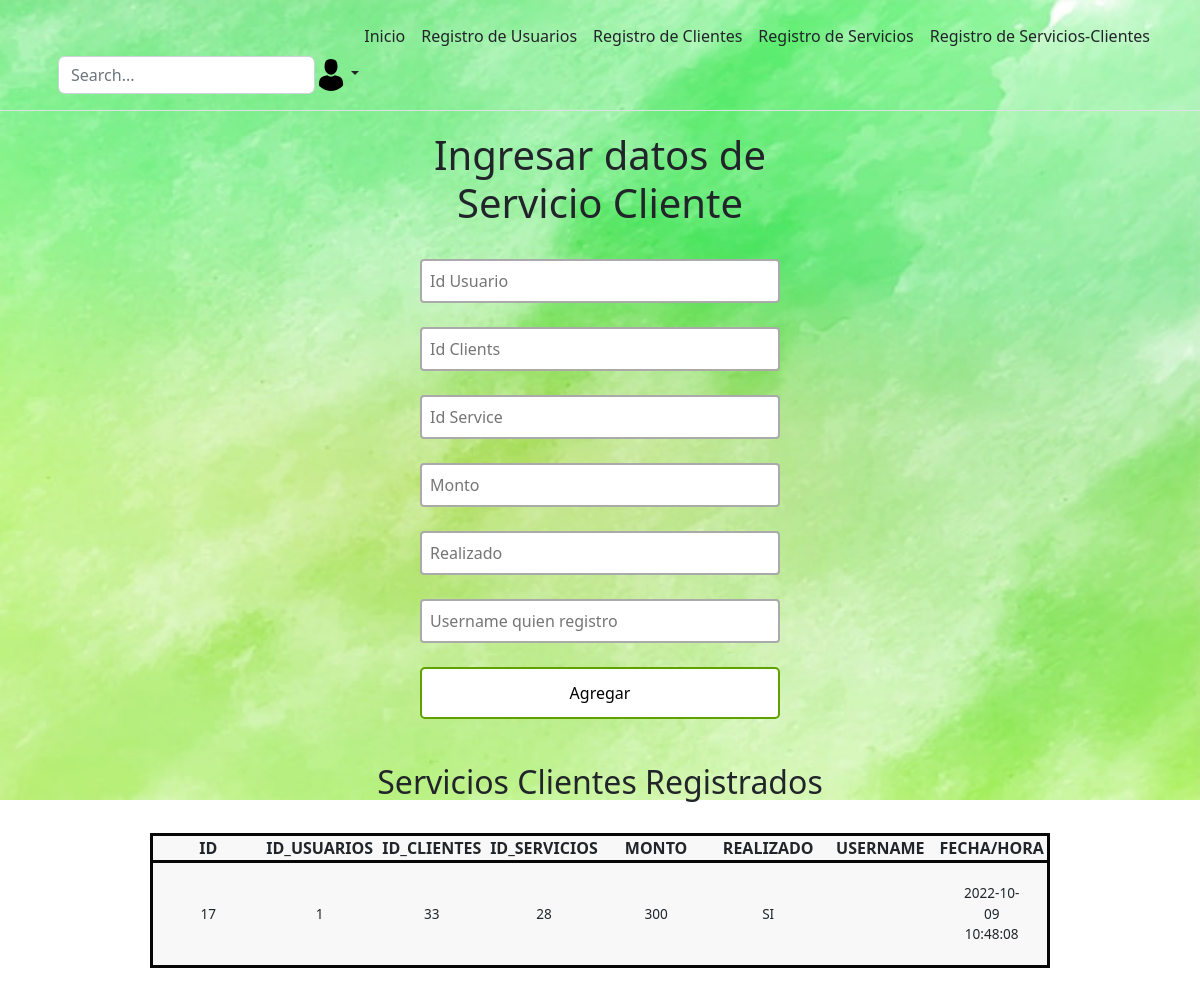
Before: /registration-serviceClients.php (signed in) with the older database file.
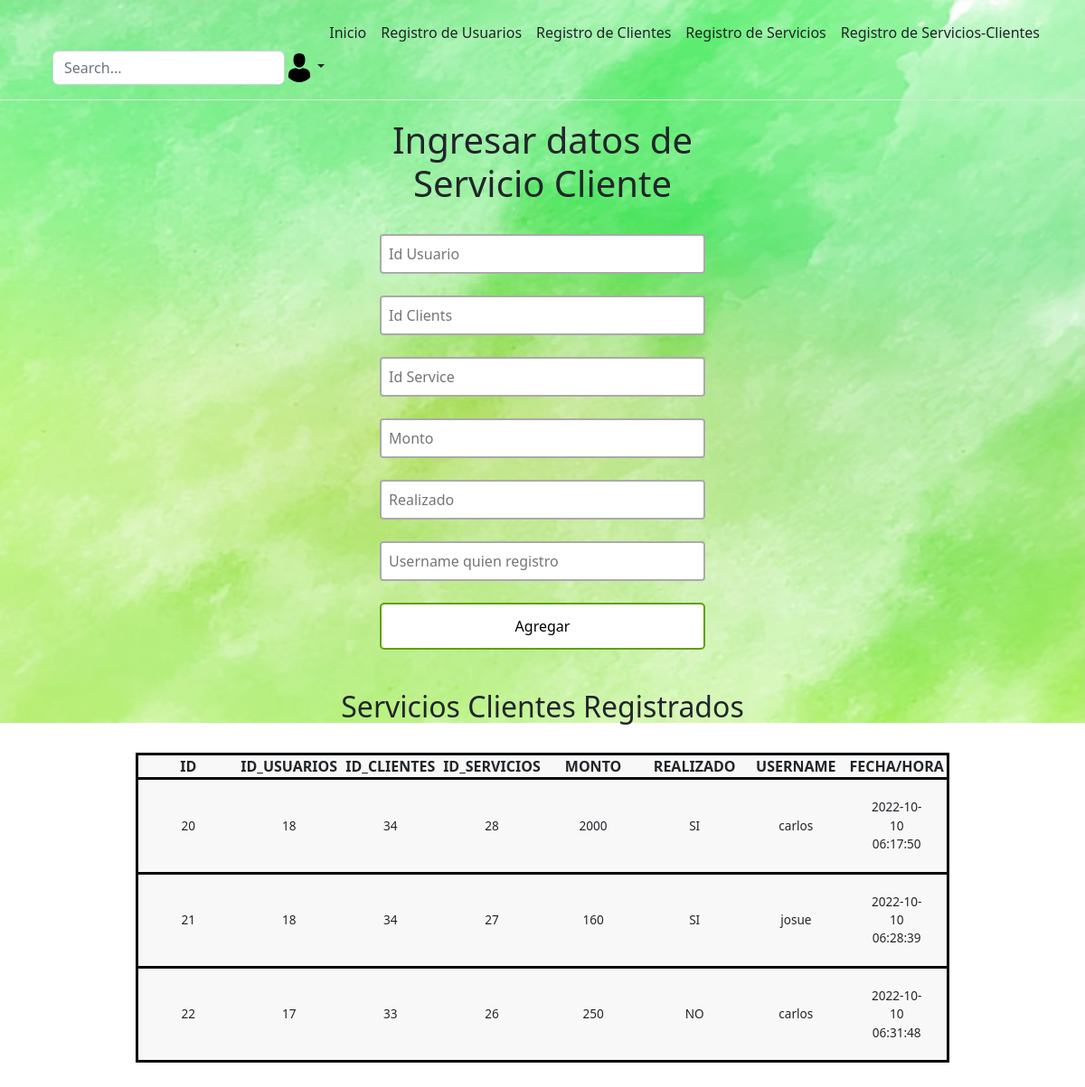
After: the same page with the newer database file.
### tables this page shows
CREATE TABLE `serviceclients` (
  `id_sc` int(200) NOT NULL,
  `id_u` int(200) NOT NULL,
  `id_c` int(200) NOT NULL,
  `id_s` int(200) NOT NULL,
  `monto` int(200) NOT NULL,
  `realizado` varchar(20) NOT NULL,
  `name_user` varchar(200) NOT NULL,
  `fecha` timestamp NOT NULL DEFAULT current_timestamp() ON UPDATE current_timestamp()
);

### registration-serviceClients.php (the view, shortened to what this page needs)
<?php
    include("config.php");
?>
<!DOCTYPE html>
<html lang="es">
    <head>
        <link rel="stylesheet" type="text/css" href="style-users.css?ts=<?=time()?>" />
    </head>
    <div>
    <?php
include("header.php");
    ?>
</div>
<div>
    <body>
    <div class="users-form">
        <form action="register-serviceClients.php" method="POST">
            <h1>Ingresar datos de Servicio Cliente</h1>
            <input type="text" name="id_users" placeholder="Id Usuario" list="busqueda_u">
            <input type="text" name="id_clients" placeholder="Id Clients" list="busqueda_c">
            <input type="text" name="id_service" placeholder="Id Service" list="busqueda_s">
            <input type="text" placeholder="Monto" name="monto">
            <input type="text" name="realizado" placeholder="Realizado" list="respuesta">
            <input type="text" name="name_user" placeholder="Username quien registro" list="name_user">
            <input type="submit" onclick="add()" value="Agregar">
        </form>
    </div>
    </body>
</div>
<div class="users-table">
    <br>
    <h2>Servicios Clientes Registrados</h2>
    <br>
    <table>
        <thead>
            <tr>
                <th>ID</th>
                <th>ID_USUARIOS</th>
                <th>ID_CLIENTES</th>
                <th>ID_SERVICIOS</th>
                <th>MONTO</th>
                <th>REALIZADO</th>
                <th>USERNAME</th>
                <th>FECHA/HORA</th>
            </tr>
        </thead>
        <tbody>
            <?php
            $sql = "SELECT * FROM serviceclients";
            $query = mysqli_query($mysqli, $sql);
            while ($row = mysqli_fetch_array($query)): ?>
                <tr>
                    <td><?= $row['id_sc'] ?></td>
                    <td><?= $row['id_u'] ?></td>
                    <td><?= $row['id_c'] ?></td>
                    <td><?= $row['id_s'] ?></td>
                    <td><?= $row['monto'] ?></td>
                    <td><?= $row['realizado'] ?></td>
                    <td><?= $row['name_user'] ?></td>
                    <td><?= $row['fecha'] ?></td>
                </tr>
            <?php endwhile; ?>
        </tbody>
    </table>
    <br>
    <br>
</div>
</html>

### header.php (shortened to what this page needs)
<!DOCTYPE html>
<html lang="es" dir="ltr">
    <head>
    <link rel="stylesheet" href="https://cdn.jsdelivr.net/npm/bootstrap@5.2.1/dist/css/bootstrap.rtl.min.css">
  </head>
    <body>
        <section>
            <header class="p-3 mb-3 border-bottom align: left">
                <div class="container">
                <div class="d-flex flex-wrap align-items-center justify-content-center justify-content-lg-start">
                    <a href="/" class="d-flex align-items-center mb-2 mb-lg-0 text-dark text-decoration-none">
                    <svg class="bi me-2" width="40" height="32" role="img" aria-label="Bootstrap"><use xlink:href="#bootstrap"></use></svg>
                    </a>
                    <ul class="nav col-12 col-lg-auto me-lg-auto mb-2 justify-content-center mb-md-0">
                    <li><a href="header_vacio.php" class="nav-link px-2 link-dark">Inicio</a></li>
                    <li><a href="registration.php" class="nav-link px-2 link-dark">Registro de Usuarios</a></li>
                    <li><a href="registration-clients.php" class="nav-link px-2 link-dark">Registro de Clientes</a></li>
                    <li><a href="registration-service.php" class="nav-link px-2 link-dark">Registro de Servicios</a></li>
                    <li><a href="registration-serviceClients.php" class="nav-link px-2 link-dark">Registro de Servicios-Clientes</a></li>
                    </ul>
                    <form class="col-12 col-lg-auto mb-3 mb-lg-0 me-lg-3" role="search">
                    <input type="search" class="form-control" placeholder="Search..." aria-label="Search">
                    </form>
                    <div class="dropdown text-end">
                    <a href="#" class="d-block link-dark text-decoration-none dropdown-toggle" data-bs-toggle="dropdown" aria-expanded="false">
                        <img src="usuario.png" alt="mdo" width="32" height="32" class="rounded-circle">
                    </a>
                    </div>
                </div>
                </div>
            </header>
        </section>
    </body>
</html>

### style-users.css (style rules this page uses)
* { box-sizing: border-box; margin: 0; padding: 0; }
html { font-family: 'Segoe UI', sans-serif; text-align: center; }
body { background-image: url('Fondo.png'); background-size: 100vw 100vh; background-repeat:no-repeat; background-attachment: fixed; }
a { text-decoration: none; }
.users-form form { display: flex; flex-direction: column; gap: 24px; width: 30%; margin: 20px auto; text-align: center; }
.users-form form input { font-family: 'Segoe UI', sans-serif; }
.users-form form input[type=text], .users-form form input[type=text], .users-form form input[type=text] { padding: 8px; border:2px solid #aaa; border-radius:4px; outline:none; transition:.3s; }
.users-form form input[type=submit] { border: none; padding: 12px 50px; text-decoration: none; transition-duration: 0.4s; cursor: pointer; border-radius: 5px; background-color: white; color: rgb(0, 0, 0); border: 2px solid #60a100; text-align: center; }
.users-table table { border: 3px solid rgba(0, 128, 23, 0.675); border-collapse: collapse; border-spacing: 5px 2.5px; padding: 0; width: 75%; table-layout: fixed; position:relative; margin:auto; }
table tr { background-color: #f8f8f8; border: 3px solid rgb(7, 7, 7); padding: 4px; }
table td { padding: 20px; text-align: center; font-size: .85em; }
table th { text-align: center; }

Changed rows visible on the page:
removed serviceclients: id_sc "17", id_u "1", id_c "33", id_s "28", monto "300", realizado "SI", fecha "2022-10-09 10:48:08"
added serviceclients: id_sc "20", id_u "18", id_c "34", id_s "28", monto "2000", realizado "SI", name_user "carlos", fecha "2022-10-10 06:17:50"
added serviceclients: id_sc "21", id_u "18", id_c "34", id_s "27", monto "160", realizado "SI", name_user "josue", fecha "2022-10-10 06:28:39"
added serviceclients: id_sc "22", id_u "17", id_c "33", id_s "26", monto "250", realizado "NO", name_user "carlos", fecha "2022-10-10 06:31:48"
